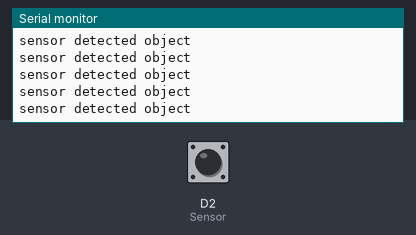
Bench run of a sketch on a simulated ESP8266 (NodeMCU). Shown: the last lines printed to the serial monitor. The inputs (shaded band) are chosen by the test bench; at power-on: D2 (Sensor) LOW.

Above: at 1.2 s.
1.3 s: D2 (Sensor) driven HIGH
At 1.69 s:
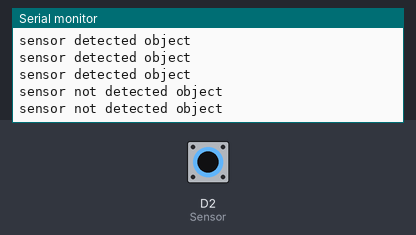
3.2 s: D2 (Sensor) driven LOW
At 3.9 s:
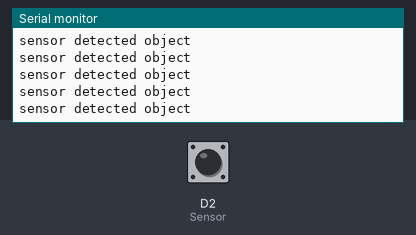
6.2 s: D2 (Sensor) pulsed HIGH 2 times (0.12 s each, 0.3 s apart)
9.8 s: D2 (Sensor) pulsed HIGH 5 times (0.12 s each, 0.3 s apart)
At 10.59 s:
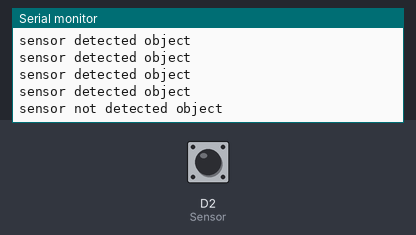

The sketch:

ObjDetect.ino
```cpp
const int Sensor=D2;
int inputVal = 0;
void setup()
{
  pinMode(Sensor,INPUT);
  Serial.begin(9600);
}

void loop()
{
   if(digitalRead(Sensor)==HIGH)
{

Serial.println("sensor not detected object"" ");
delay(200);    // wait for a second
}
else
{
Serial.println("sensor detected object");

}
}
//จากการทดลองวัตถุต่างๆ 5 ชนิดได้ผลการทดลองดังต่อไปนี้
// 1.หนังสือสีส้ม จับได้ในระยะ 12 ซม.
// 2.เครื่องคิดเลขสีดำ จับได้ในระยะ 4.5 ซม.
// 3.กล่องสีเหลือง จับได้ในระยะ 13 ซม.
// 4.สมุดสีน้ำเงิน จับได้ในระยะ 14 ซม.
// 5.โพสอิทสีชมพูอ่อน จับได้ในระยะ 15 ซม.
// สรุปได้ว่า จากการทดลองพบว่าวัตถุอื่นๆจะจับได้ในระยะใกล้กว่า 15 ซม.เพราะกระดาษสีขาวสะท้อนแสงได้ดีกว่า
```

Measured:
- after the input at 1.3 s, the serial monitor: prints a new line at once (image 1)
- after the input at 9.8 s, the serial monitor: prints a new line at once (image 3)
